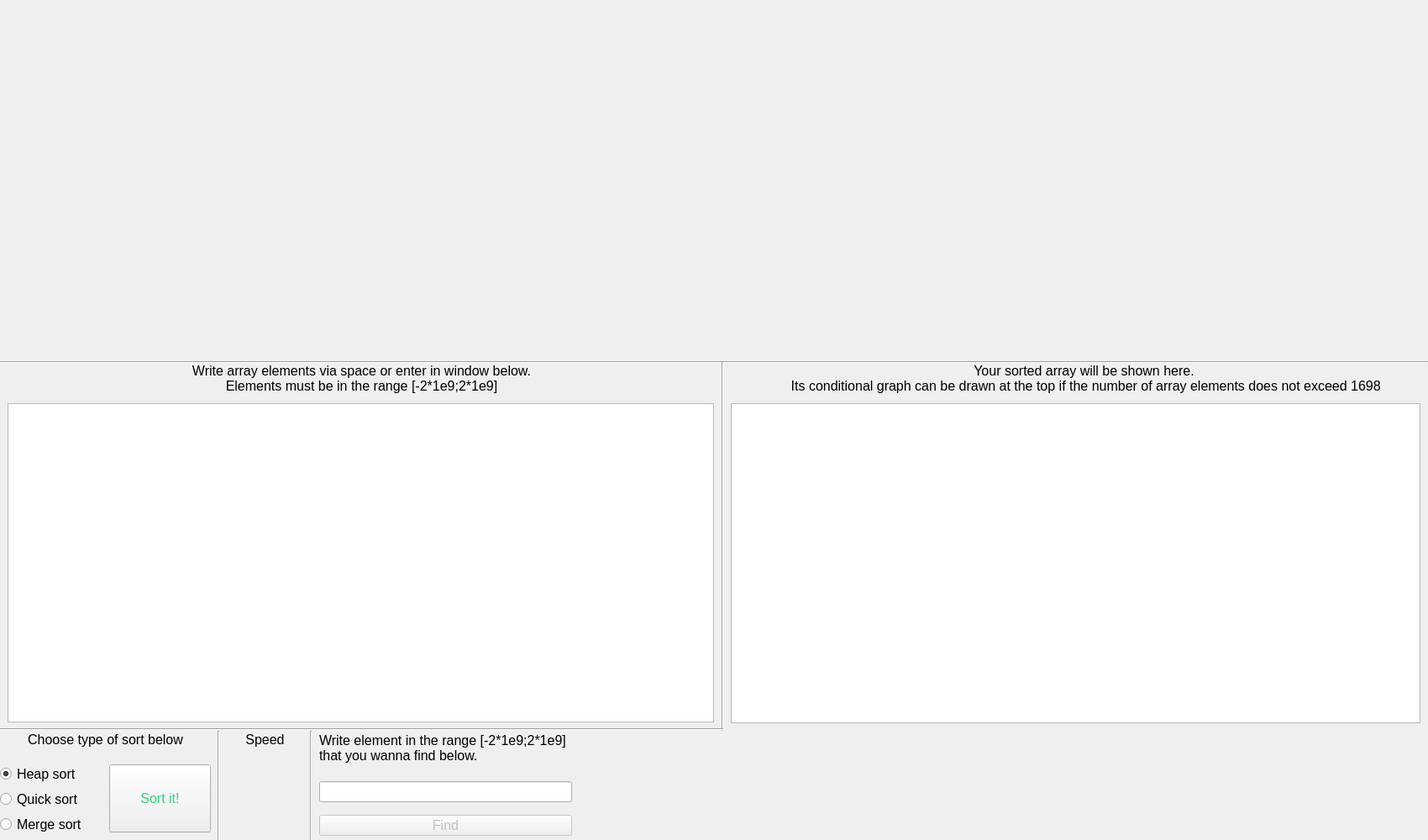
<?xml version="1.0" encoding="UTF-8"?>
<ui version="4.0">
 <class>MainWindow</class>
 <widget class="QMainWindow" name="MainWindow">
  <property name="geometry">
   <rect>
    <x>0</x>
    <y>0</y>
    <width>1700</width>
    <height>1000</height>
   </rect>
  </property>
  <property name="minimumSize">
   <size>
    <width>1700</width>
    <height>1000</height>
   </size>
  </property>
  <property name="maximumSize">
   <size>
    <width>1700</width>
    <height>1000</height>
   </size>
  </property>
  <property name="font">
   <font>
    <pointsize>12</pointsize>
   </font>
  </property>
  <property name="windowTitle">
   <string>Sort</string>
  </property>
  <property name="windowIcon">
   <iconset>
    <normaloff>../build-T1-Desktop_Qt_6_6_2_GCC_64bit-Debug/Без_имени-1-removebg-preview.png</normaloff>../build-T1-Desktop_Qt_6_6_2_GCC_64bit-Debug/Без_имени-1-removebg-preview.png</iconset>
  </property>
  <widget class="QWidget" name="centralwidget">
   <widget class="Line" name="line">
    <property name="geometry">
     <rect>
      <x>0</x>
      <y>430</y>
      <width>1700</width>
      <height>3</height>
     </rect>
    </property>
    <property name="styleSheet">
     <string notr="true">color:rgb(2, 16, 42)</string>
    </property>
    <property name="orientation">
     <enum>Qt::Horizontal</enum>
    </property>
   </widget>
   <widget class="Line" name="line_2">
    <property name="geometry">
     <rect>
      <x>850</x>
      <y>430</y>
      <width>20</width>
      <height>440</height>
     </rect>
    </property>
    <property name="styleSheet">
     <string notr="true">color:rgb(2, 16, 42)</string>
    </property>
    <property name="orientation">
     <enum>Qt::Vertical</enum>
    </property>
   </widget>
   <widget class="QLabel" name="label">
    <property name="geometry">
     <rect>
      <x>0</x>
      <y>430</y>
      <width>861</width>
      <height>41</height>
     </rect>
    </property>
    <property name="font">
     <font>
      <pointsize>12</pointsize>
      <bold>false</bold>
     </font>
    </property>
    <property name="text">
     <string>Write array elements via space or enter in window below.
Elements must be in the range [-2*1e9;2*1e9]</string>
    </property>
    <property name="alignment">
     <set>Qt::AlignCenter</set>
    </property>
   </widget>
   <widget class="QLabel" name="label_2">
    <property name="geometry">
     <rect>
      <x>860</x>
      <y>430</y>
      <width>861</width>
      <height>41</height>
     </rect>
    </property>
    <property name="font">
     <font>
      <pointsize>12</pointsize>
      <bold>false</bold>
     </font>
    </property>
    <property name="text">
     <string>Your sorted array will be shown here.
 Its conditional graph can be drawn at the top if the number of array elements does not exceed 1698</string>
    </property>
    <property name="alignment">
     <set>Qt::AlignCenter</set>
    </property>
   </widget>
   <widget class="QRadioButton" name="Heap">
    <property name="enabled">
     <bool>true</bool>
    </property>
    <property name="geometry">
     <rect>
      <x>0</x>
      <y>910</y>
      <width>101</width>
      <height>23</height>
     </rect>
    </property>
    <property name="text">
     <string>Heap sort</string>
    </property>
    <property name="checked">
     <bool>true</bool>
    </property>
    <attribute name="buttonGroup">
     <string notr="true">typeofsort</string>
    </attribute>
   </widget>
   <widget class="QLabel" name="label_3">
    <property name="geometry">
     <rect>
      <x>0</x>
      <y>870</y>
      <width>251</width>
      <height>21</height>
     </rect>
    </property>
    <property name="text">
     <string>Choose type of sort below</string>
    </property>
    <property name="alignment">
     <set>Qt::AlignCenter</set>
    </property>
   </widget>
   <widget class="QRadioButton" name="Quick">
    <property name="geometry">
     <rect>
      <x>0</x>
      <y>940</y>
      <width>101</width>
      <height>23</height>
     </rect>
    </property>
    <property name="text">
     <string>Quick sort</string>
    </property>
    <attribute name="buttonGroup">
     <string notr="true">typeofsort</string>
    </attribute>
   </widget>
   <widget class="QRadioButton" name="Merge">
    <property name="geometry">
     <rect>
      <x>0</x>
      <y>970</y>
      <width>101</width>
      <height>23</height>
     </rect>
    </property>
    <property name="text">
     <string>Merge sort</string>
    </property>
    <attribute name="buttonGroup">
     <string notr="true">typeofsort</string>
    </attribute>
   </widget>
   <widget class="QPushButton" name="sortButton">
    <property name="geometry">
     <rect>
      <x>130</x>
      <y>910</y>
      <width>121</width>
      <height>81</height>
     </rect>
    </property>
    <property name="styleSheet">
     <string notr="true">color:rgb(51, 209, 122)</string>
    </property>
    <property name="text">
     <string>Sort it!</string>
    </property>
   </widget>
   <widget class="Line" name="line_4">
    <property name="geometry">
     <rect>
      <x>250</x>
      <y>870</y>
      <width>21</width>
      <height>141</height>
     </rect>
    </property>
    <property name="styleSheet">
     <string notr="true">color:rgb(2, 16, 42)</string>
    </property>
    <property name="orientation">
     <enum>Qt::Vertical</enum>
    </property>
   </widget>
   <widget class="Line" name="line_5">
    <property name="geometry">
     <rect>
      <x>0</x>
      <y>1000</y>
      <width>590</width>
      <height>20</height>
     </rect>
    </property>
    <property name="orientation">
     <enum>Qt::Horizontal</enum>
    </property>
   </widget>
   <widget class="QLabel" name="label_4">
    <property name="geometry">
     <rect>
      <x>380</x>
      <y>870</y>
      <width>301</width>
      <height>41</height>
     </rect>
    </property>
    <property name="text">
     <string>Write element in the range [-2*1e9;2*1e9]
that you wanna find below.</string>
    </property>
   </widget>
   <widget class="QPlainTextEdit" name="ArrayText">
    <property name="geometry">
     <rect>
      <x>9</x>
      <y>480</y>
      <width>841</width>
      <height>380</height>
     </rect>
    </property>
   </widget>
   <widget class="QLineEdit" name="element">
    <property name="geometry">
     <rect>
      <x>380</x>
      <y>930</y>
      <width>301</width>
      <height>25</height>
     </rect>
    </property>
    <property name="text">
     <string/>
    </property>
    <property name="alignment">
     <set>Qt::AlignCenter</set>
    </property>
   </widget>
   <widget class="QPushButton" name="findButton">
    <property name="enabled">
     <bool>false</bool>
    </property>
    <property name="geometry">
     <rect>
      <x>380</x>
      <y>970</y>
      <width>301</width>
      <height>25</height>
     </rect>
    </property>
    <property name="text">
     <string>Find</string>
    </property>
   </widget>
   <widget class="QLabel" name="label_5">
    <property name="geometry">
     <rect>
      <x>700</x>
      <y>870</y>
      <width>1011</width>
      <height>131</height>
     </rect>
    </property>
    <property name="text">
     <string/>
    </property>
    <property name="pixmap">
     <pixmap>../../../Downloads/cpp-master (1).png</pixmap>
    </property>
    <property name="scaledContents">
     <bool>true</bool>
    </property>
   </widget>
   <widget class="Line" name="line_3">
    <property name="geometry">
     <rect>
      <x>0</x>
      <y>860</y>
      <width>861</width>
      <height>16</height>
     </rect>
    </property>
    <property name="styleSheet">
     <string notr="true">color:rgb(2, 16, 42)</string>
    </property>
    <property name="orientation">
     <enum>Qt::Horizontal</enum>
    </property>
   </widget>
   <widget class="QTextBrowser" name="sortarr">
    <property name="geometry">
     <rect>
      <x>870</x>
      <y>480</y>
      <width>821</width>
      <height>381</height>
     </rect>
    </property>
   </widget>
   <widget class="QLabel" name="label_6">
    <property name="geometry">
     <rect>
      <x>260</x>
      <y>870</y>
      <width>111</width>
      <height>21</height>
     </rect>
    </property>
    <property name="text">
     <string>Speed</string>
    </property>
    <property name="alignment">
     <set>Qt::AlignCenter</set>
    </property>
   </widget>
   <widget class="QLabel" name="speed">
    <property name="geometry">
     <rect>
      <x>260</x>
      <y>900</y>
      <width>81</width>
      <height>17</height>
     </rect>
    </property>
    <property name="text">
     <string/>
    </property>
    <property name="alignment">
     <set>Qt::AlignCenter</set>
    </property>
   </widget>
   <widget class="Line" name="line_6">
    <property name="geometry">
     <rect>
      <x>360</x>
      <y>870</y>
      <width>21</width>
      <height>141</height>
     </rect>
    </property>
    <property name="styleSheet">
     <string notr="true">color:rgb(2, 16, 42)</string>
    </property>
    <property name="orientation">
     <enum>Qt::Vertical</enum>
    </property>
   </widget>
  </widget>
 </widget>
 <resources/>
 <connections/>
 <buttongroups>
  <buttongroup name="typeofsort"/>
 </buttongroups>
</ui>
